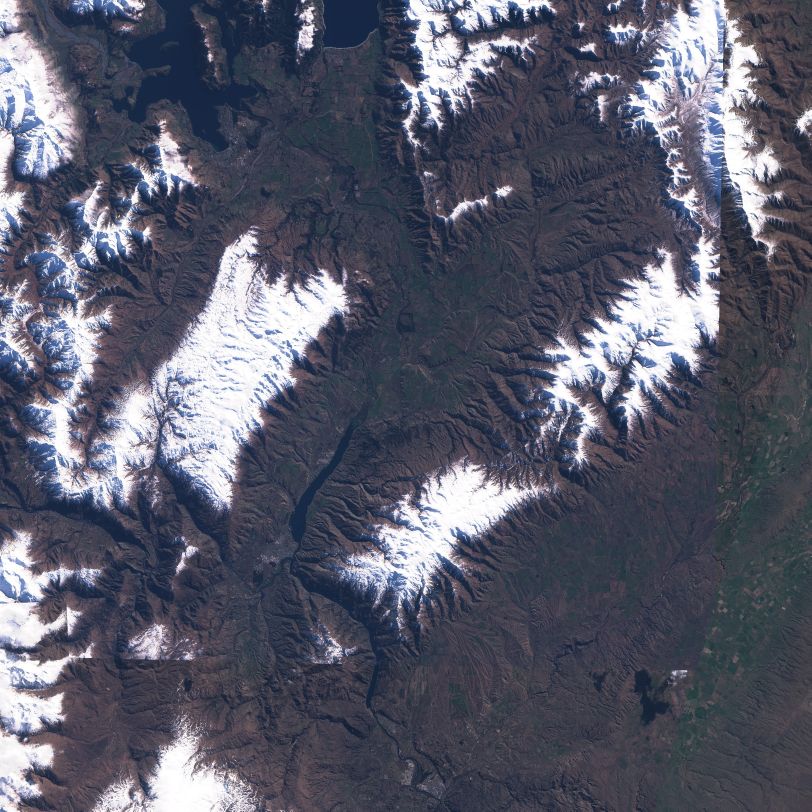
#> input picture actualImages/2024img6808.jpeg, 2434 x 2434 px (shown at 1/3 size)
$ python imageBundle.py
#> lines starting #> are read from the running program, lines starting #| are printed output that depends on the picture; after the words box and inside, x2 and y2 are one past the last pixel; in counts of white or black regions, pixels touching at a corner belong together
#> further down, img is the input picture: shape (2434, 2434, 3); mean B, G, R 107.3, 91.6, 89.5
import cv2 as opencv
from sentinelhub import SHConfig, MimeType, CRS, BBox, SentinelHubRequest, DataCollection, bbox_to_dimensions
import numpy as np
import matplotlib.pyplot as plt
import rasterio

SEG_HYPER_PARAMS = {
    "kernel_size" : {"desert" : (10, 10), "rainforest" : ()},
    "threshold_factor" : {"desert" : 0.03, "rainforest" : None}
}


class imageBundle:
    def __init__(self, img, year, coords):
        self.img = img  # Assuming img is a grayscale image loaded with OpenCV
        self.year = year
        self.coords = coords

    # [18 lines left out: functions toNdvi, returnNdvi, not called in this run]

    def greyScaleSegment(self):
        """Performs image segmentation and returns monochrome heat map"""
        hsv = opencv.cvtColor(self.img, opencv.COLOR_BGR2HSV)
#> hsv: shape (2434, 2434, 3); mean H, S, V 118.5, 63.4, 107.9

        # Define HSV range for green
        lower_green = np.array([10, 30, 30])
        upper_green = np.array([105, 255, 255])

        green_mask = opencv.inRange(hsv, lower_green, upper_green)
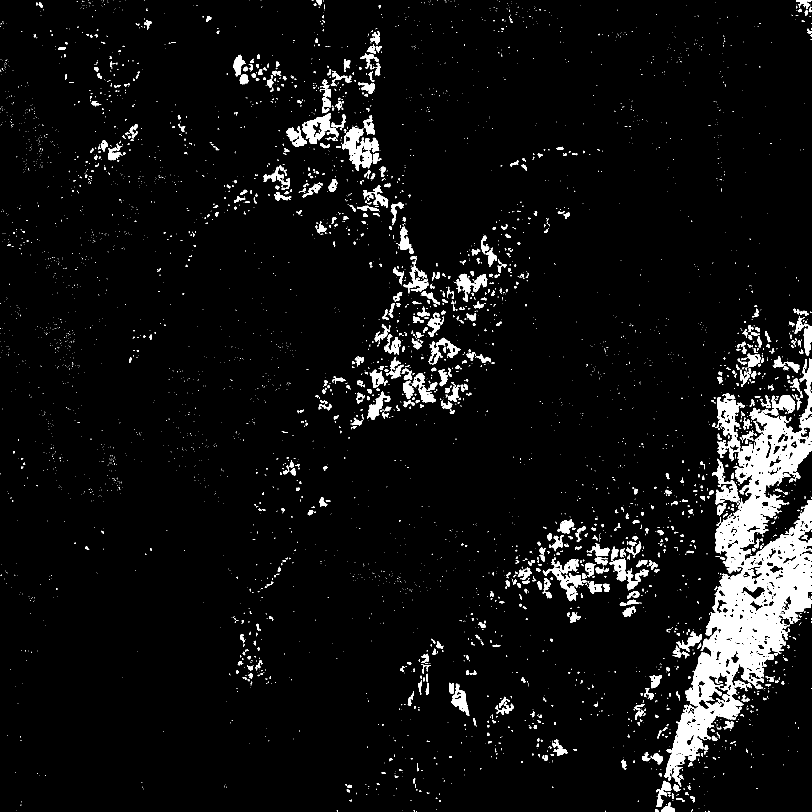
#> green_mask: shape (2434, 2434) (shown at 1/3 size); 5.5% white; 4980 white regions (4108 under 20 px), largest, box (x1, y1, x2, y2) and area: (1992, 1075, 2434, 2361) 162101, (1027, 380, 1137, 512) 6331, (907, 339, 1017, 432) 4169

        green_area_count = np.count_nonzero(green_mask)
#> green_area_count = 326945

        # Apply the mask to the original image (focus only on green and blue regions)
        filtered_img = opencv.bitwise_and(self.img, self.img, mask=green_mask)

        min_green_area_threshold = 3700

        if green_area_count > min_green_area_threshold:
        #if True:
            gray = opencv.cvtColor(filtered_img, opencv.COLOR_BGR2GRAY)

            _, thresh = opencv.threshold(gray, 0, 255, opencv.THRESH_BINARY_INV + opencv.THRESH_OTSU)
#> thresh: shape (2434, 2434); 94.5% white; 4975 black regions (4104 under 20 px), largest, box (x1, y1, x2, y2) and area: (1992, 1075, 2434, 2361) 162053, (1027, 380, 1137, 512) 6331, (907, 339, 1017, 432) 4169

            # noise removal
            kernel = np.ones((10, 10), np.uint8)
            opening = opencv.morphologyEx(thresh, opencv.MORPH_OPEN, kernel, iterations = 2)
#> opening: shape (2434, 2434); 89.2% white; 1574 black regions (1174 under 20 px), largest, box (x1, y1, x2, y2) and area: (1928, 917, 2434, 2434) 309307, (1054, 655, 1551, 1290) 85085, (1515, 1542, 1980, 1853) 51343

            # sure background area
            sure_bg = opencv.dilate(opening, kernel, iterations=3)
#> sure_bg: shape (2434, 2434); 95.6% white; 53 black regions (8 under 20 px), largest, box (x1, y1, x2, y2) and area: (1988, 952, 2434, 2434) 212085, (886, 369, 1126, 492) 11488, (2225, 998, 2298, 1142) 4354

            # Finding sure foreground area
            dist_transform = opencv.distanceTransform(opening, opencv.DIST_L2, 5)
            _, sure_fg = opencv.threshold(dist_transform, 0.03 * dist_transform.max(), 255, 0)
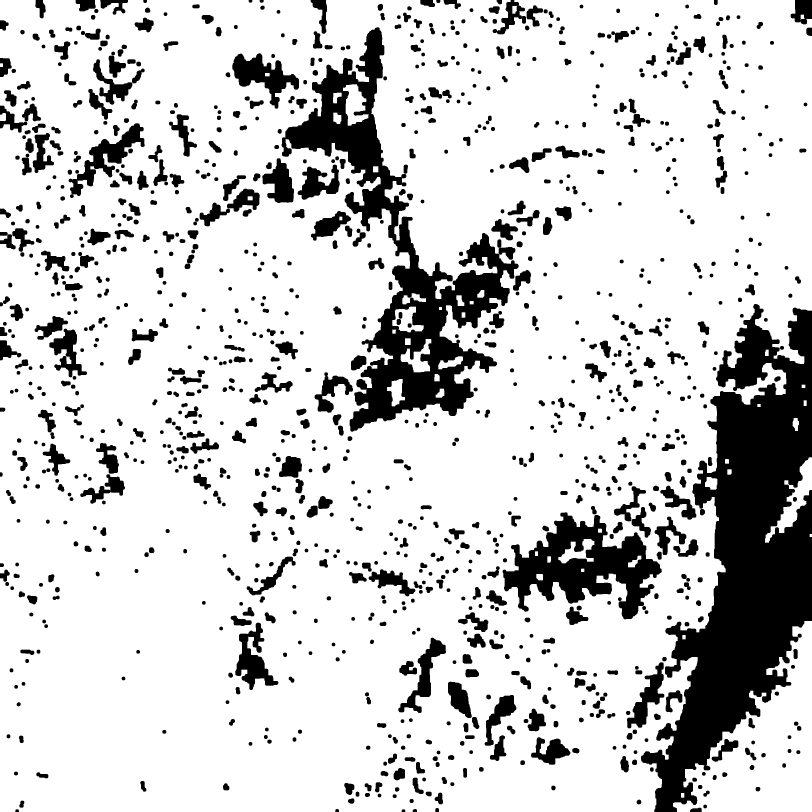
#> sure_fg: shape (2434, 2434) float32 (shown at 1/3 size); 81.3% white; 1166 black regions, largest, box (x1, y1, x2, y2) and area: (1923, 912, 2434, 2434) 352087, (845, 82, 1556, 1295) 197594, (1508, 1537, 1985, 1858) 70475

            # Finding unknown region
            sure_fg = np.uint8(sure_fg)
            unknown = opencv.subtract(sure_bg, sure_fg)
#> unknown: shape (2434, 2434); 14.3% white; 1170 white regions, largest, box (x1, y1, x2, y2) and area: (845, 82, 1556, 1295) 168093, (1923, 912, 2434, 2434) 86999, (1508, 1537, 1985, 1858) 60105

            # Marker labelling
            _, markers = opencv.connectedComponents(sure_fg)
#> markers: shape (2434, 2434) int32; 49 distinct labels, from 0 to 48

            # Add one to all labels so that sure background is not 0, but 1
            markers = markers + 1
#> markers: shape (2434, 2434) int32; 49 distinct labels, from 1 to 49

            # Now, mark the region of unknown with zero
            markers[unknown == 255] = 0
#> markers: shape (2434, 2434) int32; 50 distinct labels, from 0 to 49

            markers = opencv.watershed(self.img, markers)
#> markers: shape (2434, 2434) int32; 50 distinct labels, from -1 to 49
            self.img[markers == -1] = [255, 0, 0]

            mask = np.zeros_like(gray)
            mask[markers > 1] = 255

            return opencv.bitwise_not(mask)
        else:
            return np.zeros_like(self.img)

    # [26 lines left out: function display, not called in this run]

if __name__ == "__main__":
    img = opencv.imread('actualImages/2024img6808.jpeg')
    #img = opencv.imread('images/testImage4-sahel.jpeg')
    imgObj = imageBundle(img, 2024, (0, 0))

    #'''
    plt.subplot(1, 2, 1)
    #plt.imshow(opencv.split(img)[1])
    plt.imshow(img)

    plt.subplot(1, 2, 2)
    plt.imshow(imgObj.greyScaleSegment())

    plt.show()
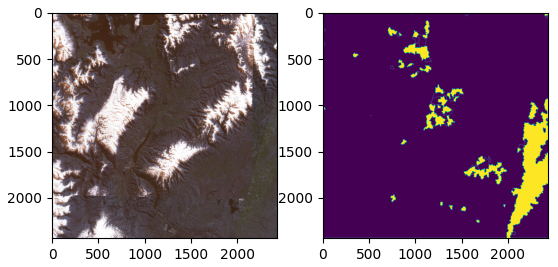
#> figure drawn by matplotlib, 2 panels; B, G, R data is drawn as R, G, B

    plt.imshow(imgObj.greyScaleSegment())
#> in greyScaleSegment (call 2), `hsv = opencv.cvtColor(self.img, opencv.COLOR_BGR2HSV)`: hsv: shape (2434, 2434, 3); mean H, S, V 118.5, 64.4, 108.7
#> in greyScaleSegment (call 2), `green_mask = opencv.inRange(hsv, lower_green, upper_green)`: green_mask: shape (2434, 2434); 5.4% white; 5007 white regions (4133 under 20 px), largest, box (x1, y1, x2, y2) and area: (1992, 1075, 2433, 2361) 160899, (1027, 380, 1137, 512) 6311, (907, 339, 1017, 432) 4157
#> in greyScaleSegment (call 2), `green_area_count = np.count_nonzero(green_mask)`: green_area_count = 322641
#> in greyScaleSegment (call 2), `_, thresh = opencv.threshold(gray, 0, 255, opencv.THRESH_BINARY_INV + ..`: thresh: shape (2434, 2434); 94.6% white; 5005 black regions (4132 under 20 px), largest, box (x1, y1, x2, y2) and area: (1992, 1075, 2433, 2361) 160852, (1027, 380, 1137, 512) 6311, (907, 339, 1017, 432) 4157
#> in greyScaleSegment (call 2), `opening = opencv.morphologyEx(thresh, opencv.MORPH_OPEN, kernel, itera..`: opening: shape (2434, 2434); 89.3% white; 1573 black regions (1174 under 20 px), largest, box (x1, y1, x2, y2) and area: (1928, 917, 2434, 2434) 308547, (1054, 655, 1551, 1290) 84903, (1515, 1542, 1980, 1853) 51075
#> in greyScaleSegment (call 2), `sure_bg = opencv.dilate(opening, kernel, iterations=3)`: sure_bg: shape (2434, 2434); 95.6% white; 52 black regions (7 under 20 px), largest, box (x1, y1, x2, y2) and area: (1988, 1102, 2434, 2434) 208048, (886, 369, 1126, 492) 11412, (2225, 998, 2298, 1141) 4342
#> in greyScaleSegment (call 2), `_, sure_fg = opencv.threshold(dist_transform, 0.03 * dist_transform.ma..`: sure_fg: shape (2434, 2434) float32; 81.4% white; 1166 black regions, largest, box (x1, y1, x2, y2) and area: (1923, 912, 2434, 2434) 351624, (845, 82, 1556, 1295) 197256, (1508, 1537, 1985, 1858) 70147
#> in greyScaleSegment (call 2), `unknown = opencv.subtract(sure_bg, sure_fg)`: unknown: shape (2434, 2434); 14.3% white; 1170 white regions, largest, box (x1, y1, x2, y2) and area: (845, 82, 1556, 1295) 167943, (1923, 912, 2434, 2434) 87031, (1508, 1537, 1985, 1858) 59848
#> in greyScaleSegment (call 2), `_, markers = opencv.connectedComponents(sure_fg)`: markers: shape (2434, 2434) int32; 46 distinct labels, from 0 to 45
#> in greyScaleSegment (call 2), `markers = markers + 1`:
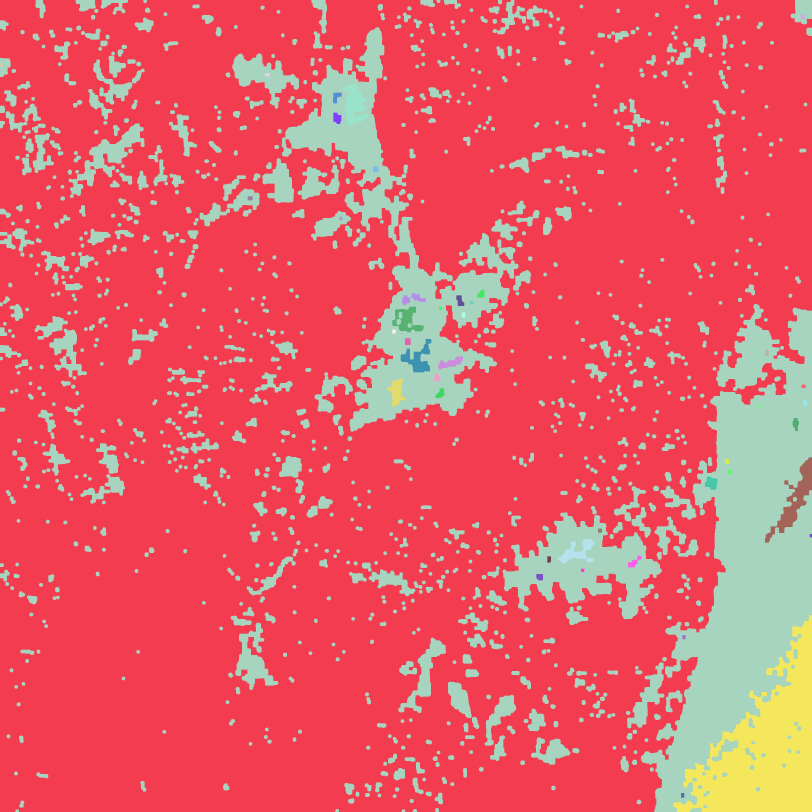
#> markers: shape (2434, 2434) int32 (shown at 1/3 size); 46 distinct labels, from 1 to 46; one colour per label, 0 black
#> in greyScaleSegment (call 2), `markers[unknown == 255] = 0`:
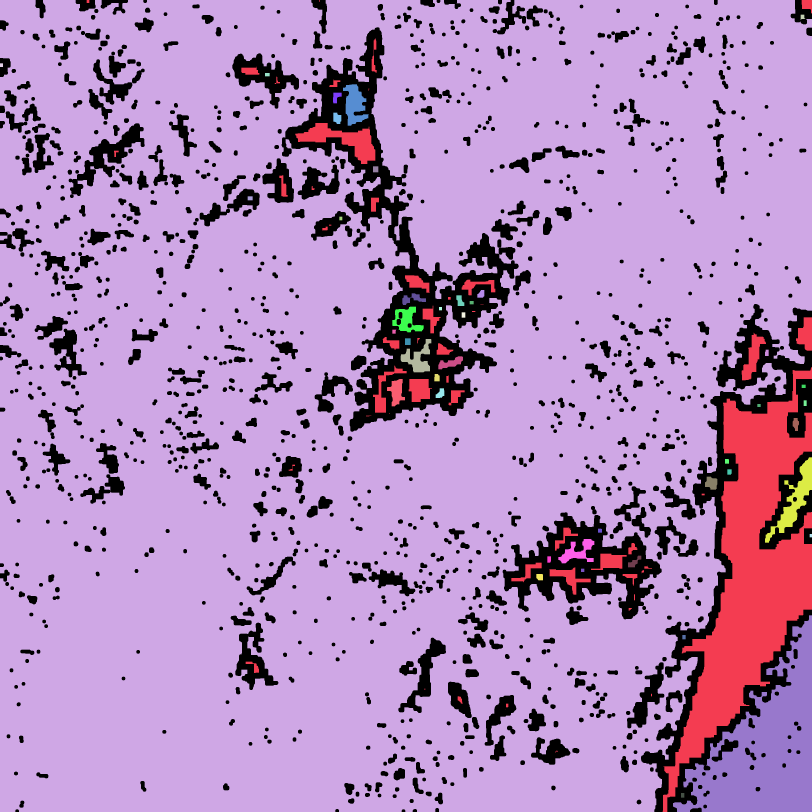
#> markers: shape (2434, 2434) int32 (shown at 1/3 size); 47 distinct labels, from 0 to 46; one colour per label, 0 black
#> in greyScaleSegment (call 2), `markers = opencv.watershed(self.img, markers)`:
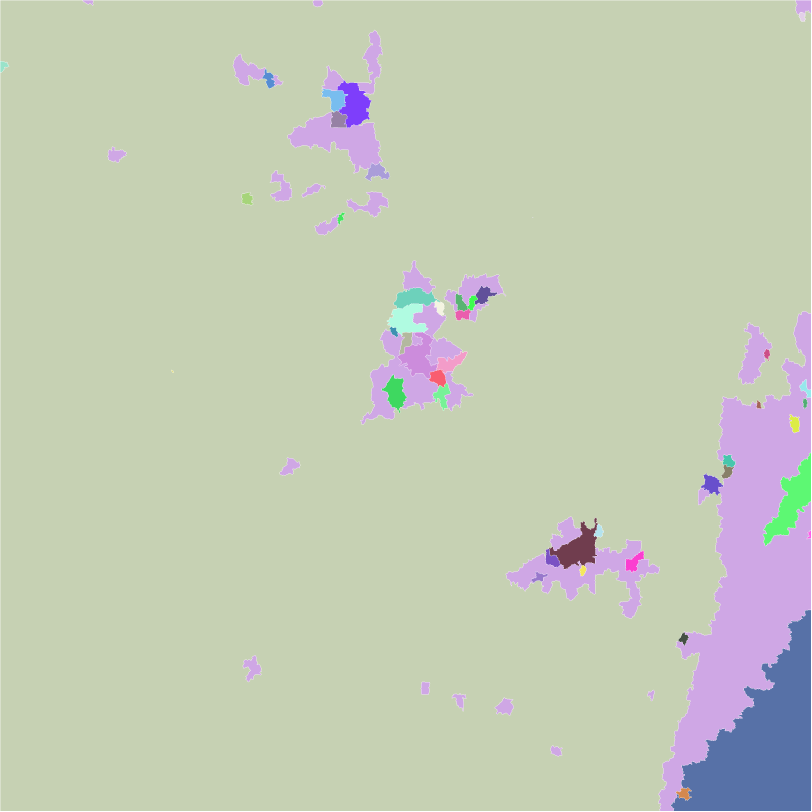
#> markers: shape (2434, 2434) int32 (shown at 1/3 size); 47 distinct labels, from -1 to 46; one colour per label, 0 black, -1 white
    plt.show()
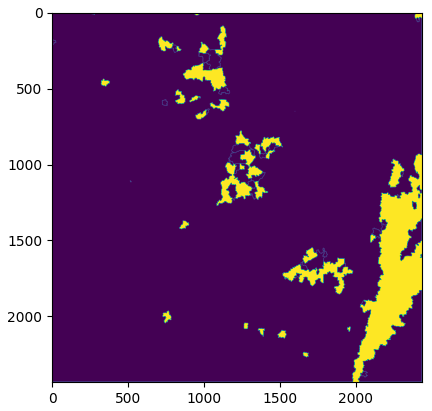
#> figure drawn by matplotlib, 1 panel
    #'''

    #imgObj.greyScaleSegment()

$ run again, with actualImages/2024img6091.jpeg copied over actualImages/2024img6808.jpeg
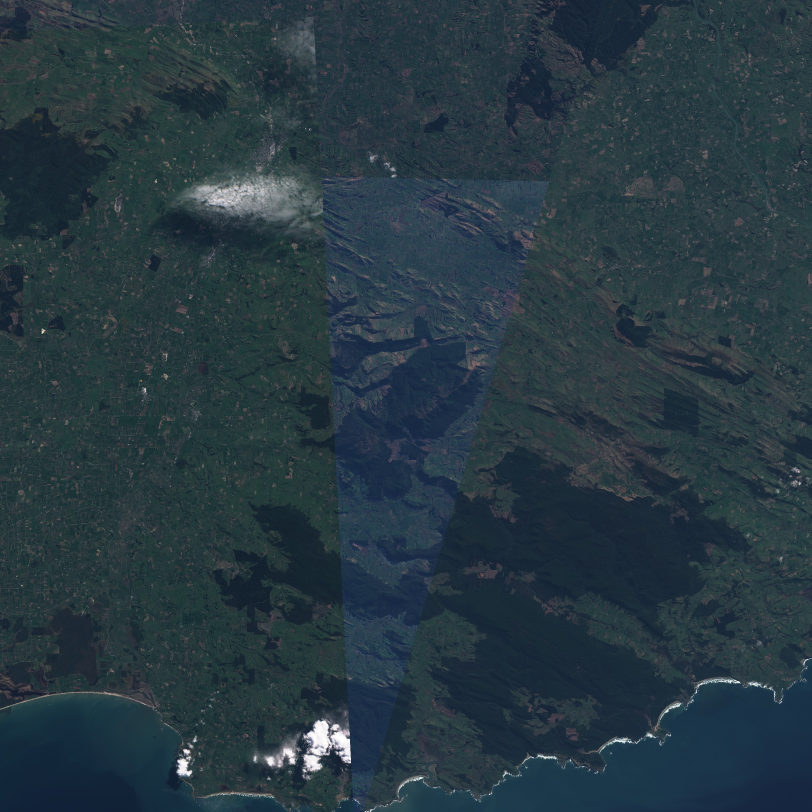
#> input picture actualImages/2024img6091.jpeg, 2434 x 2434 px (shown at 1/3 size)
#> img is the input picture: shape (2434, 2434, 3); mean B, G, R 65.7, 56.9, 39.8
#> hsv: shape (2434, 2434, 3); mean H, S, V 99.6, 104.4, 65.8
#> in greyScaleSegment, `green_mask = opencv.inRange(hsv, lower_green, upper_green)`:
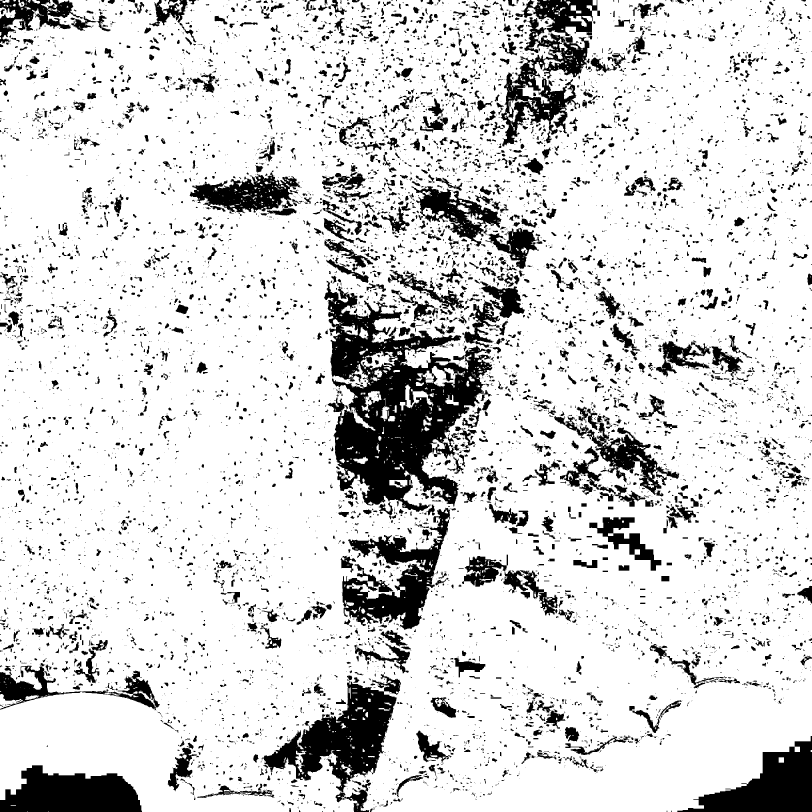
#> green_mask: shape (2434, 2434) (shown at 1/3 size); 84.1% white; 9126 black regions (5819 under 20 px), largest, box (x1, y1, x2, y2) and area: (972, 842, 1477, 1536) 152918, (789, 2042, 1190, 2434) 57911, (1027, 1523, 1351, 1890) 44617
#> green_area_count = 4984476
#> thresh: shape (2434, 2434); 15.9% white; 9523 white regions (6215 under 20 px), largest, box (x1, y1, x2, y2) and area: (972, 842, 1477, 1536) 152918, (789, 2042, 1190, 2434) 57912, (1027, 1523, 1351, 1890) 44617
#> opening: shape (2434, 2434); 5% white; 76 white regions, largest, box (x1, y1, x2, y2) and area: (1008, 1146, 1432, 1512) 65750, (0, 2298, 426, 2434) 40554, (2098, 2226, 2434, 2434) 38496
#> sure_bg: shape (2434, 2434); 9.5% white; 45 white regions, largest, box (x1, y1, x2, y2) and area: (996, 1086, 1447, 1527) 124760, (788, 2054, 1192, 2337) 66464, (0, 2286, 441, 2434) 49928
#> unknown: shape (2434, 2434); 5.7% white; 57 white regions, largest, box (x1, y1, x2, y2) and area: (996, 1086, 1447, 1527) 64548, (788, 2054, 1192, 2337) 34232, (1018, 1716, 1297, 1901) 17785
#> hsv: shape (2434, 2434, 3); mean H, S, V 99.7, 105.1, 66.7
#> green_mask: shape (2434, 2434); 83.9% white; 8952 black regions (5711 under 20 px), largest, box (x1, y1, x2, y2) and area: (0, 0, 2434, 2434) 205914, (972, 842, 1477, 1558) 155893, (1025, 1523, 1351, 1891) 45485
#> opening: shape (2434, 2434); 5% white; 75 white regions, largest, box (x1, y1, x2, y2) and area: (1008, 1146, 1432, 1512) 65818, (0, 2297, 426, 2434) 40777, (2098, 2226, 2434, 2434) 38502
#> sure_bg: shape (2434, 2434); 9.5% white; 45 white regions, largest, box (x1, y1, x2, y2) and area: (996, 1086, 1447, 1527) 124889, (788, 2054, 1192, 2337) 66586, (0, 2285, 441, 2434) 50271
#> unknown: shape (2434, 2434); 5.7% white; 57 white regions, largest, box (x1, y1, x2, y2) and area: (996, 1086, 1447, 1527) 64588, (788, 2054, 1192, 2337) 34283, (1017, 1716, 1297, 1901) 17809
#> `plt.show()`:
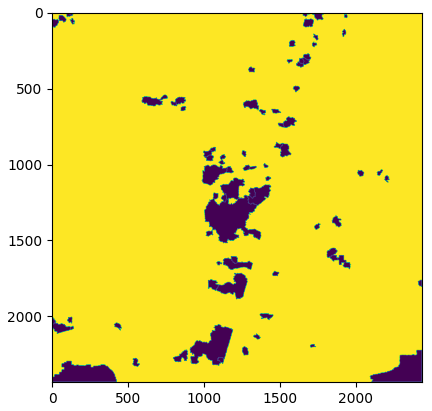
#> figure drawn by matplotlib, 1 panel
